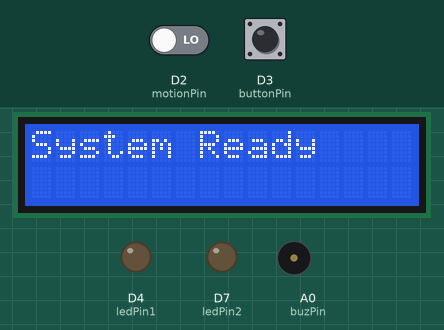
This sketch was run on a simulated Arduino Uno R4 WiFi. On the bench: 16×2 character LCD, output pins drawn as LEDs (lit = HIGH), buzzer (waves = sounding, pin HIGH). Dashed ring = blinking. Inputs (shaded band) come from the test bench; at power-on: D2 (motionPin) LOW, D3 (buttonPin) HIGH. WiFi joins after 1.5 s; servers stay silent unless stated; what the sketch prints to the serial monitor is not drawn.

Above: at 2.7 s.
2.8 s: D2 (motionPin) driven HIGH
At 3.39 s:
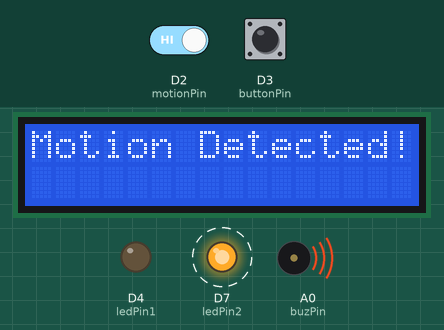
5.0 s: D3 (buttonPin) pulled LOW for 0.15 s
At 5.15 s:
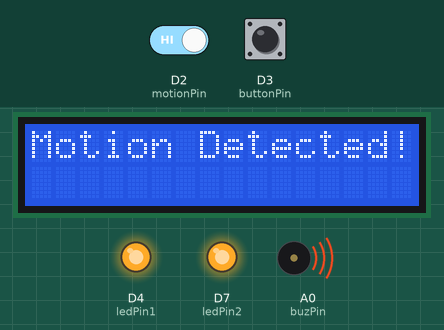
5.7 s: D3 (buttonPin) pulled LOW for 3.2 s
At 6.11 s:
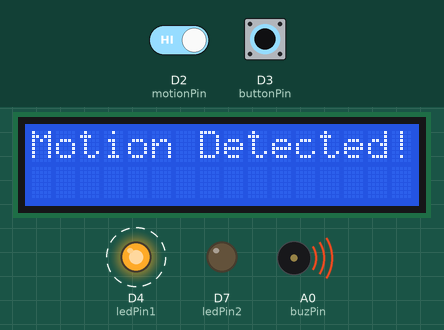
9.5 s: D2 (motionPin) driven LOW and D3 (buttonPin) driven LOW
At 10.4 s:
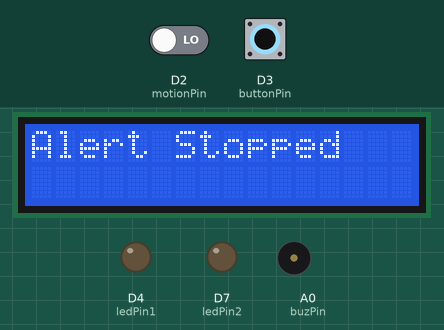
Timing chart, 0 to 12.4 s (numbered marks = the images above; inputs shaded):
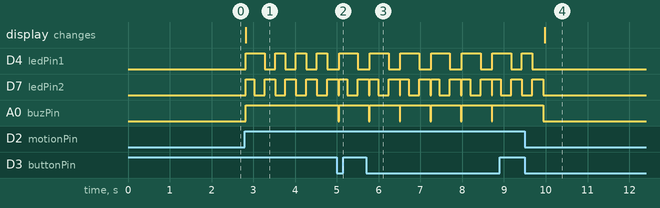

The sketch:

SecurityAlarmSystemViaIFTTT.ino
```cpp
#include "WiFiS3.h"           // Include the WiFiS3 library for internet connectivity
#include <LiquidCrystal_I2C.h> // Include library for LCD

// Define Wi-Fi credentials and IFTTT key here
#define SECRET_SSID "IBM_5000_5G"
#define SECRET_PASS "Hag0503317925"
#define WEBHOOKS_KEY "kx6NS_udIzDc_iobddBUUU1ymfbBuueng8rKiOaMeMw"

// Wi-Fi credentials
char ssid[] = SECRET_SSID;
char pass[] = SECRET_PASS;

int status = WL_IDLE_STATUS;
WiFiClient client;

// IFTTT server information and event name
char server[] = "maker.ifttt.com";
char event[] = "SecurityWarning";
String webRequestURL = "/trigger/" + String(event) + "/with/key/" + String(WEBHOOKS_KEY);

/* Buzzer */
const int buzPin = A0;

/* LEDs */
const int ledPin1 = 4;
const int ledPin2 = 7;

/* Motion Sensor */
const int motionPin = 2;

/* Button */
const int buttonPin = 3;

/* LCD Screen */
LiquidCrystal_I2C lcd(0x27, 16, 2);

/* Alert State */
bool alertActive = false;

void setup() {
  Serial.begin(9600);
  pinMode(buzPin, OUTPUT);
  pinMode(ledPin1, OUTPUT);
  pinMode(ledPin2, OUTPUT);
  pinMode(motionPin, INPUT);
  pinMode(buttonPin, INPUT_PULLUP);
  lcd.init();
  lcd.backlight();
  Serial.println("System Ready");
  lcd.setCursor(0, 0);
  lcd.print("System Ready");

  // Check WiFi module status
  if (WiFi.status() == WL_NO_MODULE) {
    Serial.println("Communication with WiFi module failed!");
    while (1);
  }

  // Attempt to connect to WiFi network
  while (status != WL_CONNECTED) {
    Serial.print("Attempting to connect to SSID: ");
    Serial.println(ssid);
    status = WiFi.begin(ssid, pass);
  }
  printWifiStatus();
}

void loop() {
  // If motion is detected and alert is not already active
  if (digitalRead(motionPin) == HIGH && !alertActive) {
    alertActive = true;
    triggerAlert();
    triggerIFTTTEvent();  // Send notification
  }

  // If the alert is active, alternate LEDs and check for stop condition
  if (alertActive) {
    alternateLEDs();

    // Check if the button is pressed to stop the alarm
    if (digitalRead(buttonPin) == LOW) {
      stopAlert();
      alertActive = false;
    }
  }
}

void triggerAlert() {
  Serial.println("Motion Detected!");
  lcd.clear();
  lcd.setCursor(0, 0);
  lcd.print("Motion Detected!");
  digitalWrite(ledPin1, HIGH); // Turn on both LEDs initially
  digitalWrite(ledPin2, HIGH);
  digitalWrite(buzPin, HIGH);  // Turn on buzzer
}

void stopAlert() {
  Serial.println("Alert Stopped");
  lcd.clear();
  lcd.setCursor(0, 0);
  lcd.print("Alert Stopped");
  digitalWrite(ledPin1, LOW);  // Turn off both LEDs
  digitalWrite(ledPin2, LOW);
  digitalWrite(buzPin, LOW);   // Turn off buzzer
}

void alternateLEDs() {
  digitalWrite(ledPin1, HIGH);
  digitalWrite(ledPin2, LOW);
  delay(250);
  digitalWrite(ledPin1, LOW);
  digitalWrite(ledPin2, HIGH);
  delay(250);
}

void triggerIFTTTEvent() {
  client.stop();

  // Attempt to connect to the IFTTT server
  if (client.connect(server, 80)) {
    Serial.println("connecting...");
    // Construct and send the HTTP GET request
    client.println("GET " + webRequestURL + " HTTP/1.1");
    client.println("Host: maker.ifttt.com");
    client.println("User-Agent: ArduinoWiFi/1.1");
    client.println("Connection: close");
    client.println();
  } else {
    Serial.println("connection failed");
  }
}

void printWifiStatus() {
  Serial.print("SSID: ");
  Serial.println(WiFi.SSID());

  IPAddress ip = WiFi.localIP();
  Serial.print("IP Address: ");
  Serial.println(ip);

  long rssi = WiFi.RSSI();
  Serial.print("Signal Strength (RSSI):");
  Serial.print(rssi);
  Serial.println(" dBm");
}
```

Measured:
- after the input at 2.8 s, D4 (ledPin1): LOW → HIGH at once, then repeats every 0.50 s: LOW 0.25 s, HIGH 0.25 s; D7 (ledPin2): alternates HIGH for 0.25 s and LOW for 0.25 s, starting at once; A0 (buzPin): LOW → HIGH at once; the display: changes at once (image 1)
- after the input at 5.0 s, A0 (buzPin): HIGH → LOW at once, → HIGH 0.02 s later
- after the input at 5.7 s, D4 (ledPin1): alternates HIGH for 0.45 s and LOW for 0.28 s, starting after 0.54 s; A0 (buzPin): alternates HIGH for 0.72 s and LOW for 0.02 s, starting after 0.07 s
- after the input at 9.5 s, D4 (ledPin1): goes on until 9.7 s, then stays LOW; D7 (ledPin2): goes on until 9.9 s, then stays LOW; A0 (buzPin): HIGH → LOW after 0.44 s; the display: changes after 0.47 s (image 4)
